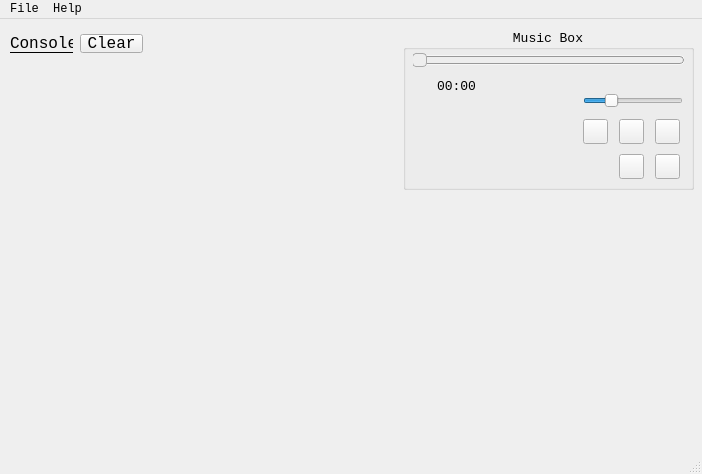
<?xml version="1.0" encoding="UTF-8"?>
<ui version="4.0">
 <class>MainWindow</class>
 <widget class="QMainWindow" name="MainWindow">
  <property name="geometry">
   <rect>
    <x>0</x>
    <y>0</y>
    <width>702</width>
    <height>474</height>
   </rect>
  </property>
  <property name="minimumSize">
   <size>
    <width>702</width>
    <height>274</height>
   </size>
  </property>
  <property name="font">
   <font>
    <family>Consolas</family>
   </font>
  </property>
  <property name="windowTitle">
   <string>HQMediaPlayer</string>
  </property>
  <property name="iconSize">
   <size>
    <width>32</width>
    <height>32</height>
   </size>
  </property>
  <widget class="QWidget" name="centralwidget">
   <widget class="QGroupBox" name="music_box">
    <property name="geometry">
     <rect>
      <x>403</x>
      <y>10</y>
      <width>291</width>
      <height>161</height>
     </rect>
    </property>
    <property name="font">
     <font>
      <pointsize>10</pointsize>
     </font>
    </property>
    <property name="title">
     <string>Music Box</string>
    </property>
    <property name="alignment">
     <set>Qt::AlignCenter</set>
    </property>
    <widget class="QPushButton" name="play_button">
     <property name="geometry">
      <rect>
       <x>216</x>
       <y>90</y>
       <width>25</width>
       <height>25</height>
      </rect>
     </property>
     <property name="font">
      <font>
       <pointsize>8</pointsize>
      </font>
     </property>
     <property name="toolTip">
      <string>Play</string>
     </property>
     <property name="icon">
      <iconset>
       <normaloff>images/play.png</normaloff>images/play.png</iconset>
     </property>
     <property name="iconSize">
      <size>
       <width>25</width>
       <height>25</height>
      </size>
     </property>
    </widget>
    <widget class="QPushButton" name="mute_button">
     <property name="geometry">
      <rect>
       <x>180</x>
       <y>90</y>
       <width>25</width>
       <height>25</height>
      </rect>
     </property>
     <property name="font">
      <font>
       <pointsize>8</pointsize>
      </font>
     </property>
     <property name="toolTip">
      <string>Mute</string>
     </property>
     <property name="icon">
      <iconset>
       <normaloff>images/vol_less33.png</normaloff>images/vol_less33.png</iconset>
     </property>
     <property name="iconSize">
      <size>
       <width>25</width>
       <height>25</height>
      </size>
     </property>
    </widget>
    <widget class="QPushButton" name="pause_button">
     <property name="geometry">
      <rect>
       <x>252</x>
       <y>90</y>
       <width>25</width>
       <height>25</height>
      </rect>
     </property>
     <property name="font">
      <font>
       <pointsize>8</pointsize>
      </font>
     </property>
     <property name="toolTip">
      <string>Pause</string>
     </property>
     <property name="icon">
      <iconset>
       <normaloff>images/pause.png</normaloff>images/pause.png</iconset>
     </property>
     <property name="iconSize">
      <size>
       <width>25</width>
       <height>25</height>
      </size>
     </property>
    </widget>
    <widget class="QSlider" name="volume_slider">
     <property name="geometry">
      <rect>
       <x>180</x>
       <y>61</y>
       <width>100</width>
       <height>22</height>
      </rect>
     </property>
     <property name="toolTip">
      <string>25</string>
     </property>
     <property name="maximum">
      <number>100</number>
     </property>
     <property name="value">
      <number>25</number>
     </property>
     <property name="orientation">
      <enum>Qt::Horizontal</enum>
     </property>
    </widget>
    <widget class="QPushButton" name="repeat_button">
     <property name="geometry">
      <rect>
       <x>216</x>
       <y>125</y>
       <width>25</width>
       <height>25</height>
      </rect>
     </property>
     <property name="font">
      <font>
       <pointsize>8</pointsize>
      </font>
     </property>
     <property name="toolTip">
      <string>Repeat</string>
     </property>
     <property name="icon">
      <iconset>
       <normaloff>images/repeat.png</normaloff>images/repeat.png</iconset>
     </property>
     <property name="iconSize">
      <size>
       <width>25</width>
       <height>25</height>
      </size>
     </property>
    </widget>
    <widget class="QPushButton" name="stop_button">
     <property name="geometry">
      <rect>
       <x>252</x>
       <y>125</y>
       <width>25</width>
       <height>25</height>
      </rect>
     </property>
     <property name="font">
      <font>
       <pointsize>8</pointsize>
      </font>
     </property>
     <property name="toolTip">
      <string>Stopped</string>
     </property>
     <property name="icon">
      <iconset>
       <normaloff>images/stopped.png</normaloff>images/stopped.png</iconset>
     </property>
     <property name="iconSize">
      <size>
       <width>25</width>
       <height>25</height>
      </size>
     </property>
    </widget>
    <widget class="QSlider" name="duration_slider">
     <property name="enabled">
      <bool>false</bool>
     </property>
     <property name="geometry">
      <rect>
       <x>10</x>
       <y>20</y>
       <width>271</width>
       <height>22</height>
      </rect>
     </property>
     <property name="toolTip">
      <string>Seek</string>
     </property>
     <property name="styleSheet">
      <string notr="true">QSlider::groove:horizontal {
border: -1px solid #BBB;
background: #FFF;
height: 10px;
border-radius: 4px;
}

QSlider::sub-page:horizontal {
background: qlineargradient(x1: 0, y1: 0,    x2: 0, y2: 1,
    stop: 0 #66e, stop: 1 #bbf);
background: qlineargradient(x1: 0, y1: 0.2, x2: 1, y2: 1,
    stop: 0 #bbf, stop: 1 #55f);
border: 1px solid #777;
height: 10px;
border-radius: 4px;
}

QSlider::add-page:horizontal {
background: #fff;
border: 1px solid #777;
height: 10px;
border-radius: 4px;
}

QSlider::handle:horizontal {
background: qlineargradient(x1:0, y1:0, x2:1, y2:1,
stop:0 #eee, stop:1 #ccc);
border: 1px solid #777;
width: 13px;
margin-top: -2px;
margin-bottom: -2px;
border-radius: 4px;
}

QSlider::handle:horizontal:hover {
background: qlineargradient(x1:0, y1:0, x2:1, y2:1,
    stop:0 #fff, stop:1 #ddd);
border: 1px solid #444;
border-radius: 4px;
}

QSlider::sub-page:horizontal:disabled {
background: #bbb;
border-color: #999;
}

QSlider::add-page:horizontal:disabled {
background: #eee;
border-color: #999;
}

QSlider::handle:horizontal:disabled {
background: #eee;
border: 1px solid #aaa;
border-radius: 4px;
}</string>
     </property>
     <property name="maximum">
      <number>271</number>
     </property>
     <property name="orientation">
      <enum>Qt::Horizontal</enum>
     </property>
    </widget>
    <widget class="QLabel" name="music_position_label">
     <property name="geometry">
      <rect>
       <x>10</x>
       <y>50</y>
       <width>63</width>
       <height>15</height>
      </rect>
     </property>
     <property name="text">
      <string>00:00</string>
     </property>
     <property name="alignment">
      <set>Qt::AlignRight|Qt::AlignTrailing|Qt::AlignVCenter</set>
     </property>
    </widget>
   </widget>
   <widget class="QLabel" name="dbg_console_label">
    <property name="enabled">
     <bool>true</bool>
    </property>
    <property name="geometry">
     <rect>
      <x>10</x>
      <y>15</y>
      <width>63</width>
      <height>19</height>
     </rect>
    </property>
    <property name="font">
     <font>
      <pointsize>12</pointsize>
      <underline>true</underline>
     </font>
    </property>
    <property name="text">
     <string>Console</string>
    </property>
   </widget>
   <widget class="QPushButton" name="clear_console_button">
    <property name="geometry">
     <rect>
      <x>80</x>
      <y>15</y>
      <width>63</width>
      <height>19</height>
     </rect>
    </property>
    <property name="font">
     <font>
      <pointsize>12</pointsize>
     </font>
    </property>
    <property name="toolTip">
     <string>Clear Console</string>
    </property>
    <property name="text">
     <string>Clear</string>
    </property>
    <property name="iconSize">
     <size>
      <width>13</width>
      <height>16</height>
     </size>
    </property>
   </widget>
  </widget>
  <widget class="QMenuBar" name="menubar">
   <property name="geometry">
    <rect>
     <x>0</x>
     <y>0</y>
     <width>702</width>
     <height>21</height>
    </rect>
   </property>
   <widget class="QMenu" name="menuFile">
    <property name="title">
     <string>File</string>
    </property>
   </widget>
   <widget class="QMenu" name="menuDebug_Console">
    <property name="title">
     <string>Help</string>
    </property>
    <addaction name="actionDebug_Console"/>
   </widget>
   <addaction name="menuFile"/>
   <addaction name="menuDebug_Console"/>
  </widget>
  <widget class="QStatusBar" name="statusbar"/>
  <action name="actionDebug_Console">
   <property name="text">
    <string>Debug Console</string>
   </property>
  </action>
 </widget>
 <resources/>
 <connections/>
</ui>
